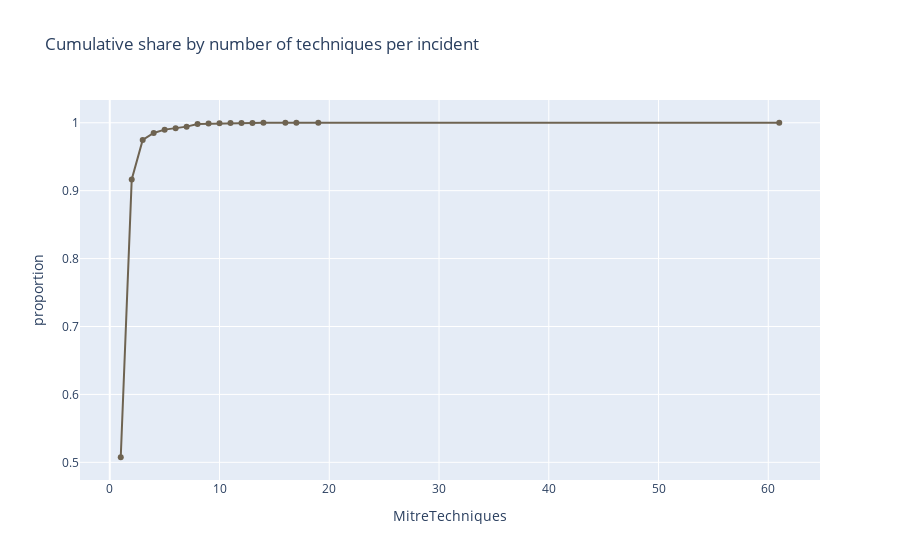

Here is the notebook cell this chart was saved with:
### Code cell
num_tags = s.str.split(';').apply(lambda lst: len(lst) if 'Unknown' not in lst else 0)
num_tags = num_tags[num_tags != 0].value_counts(
  normalize=True).sort_index().cumsum().reset_index()

fig = px.line(num_tags, x='MitreTechniques', 
    y='proportion', markers=True,
    title='Cumulative share by number of techniques per incident')
fig.update_traces(line_color="#6e6351")
fig.show()

### Figure 1 — Plotly figure (JSON) as saved in the notebook; plotly's stock layout.template omitted (floating-point values rounded to 4 significant figures)
{"data": [{"hovertemplate": "MitreTechniques=%{x}<br>proportion=%{y}<extra></extra>", "legendgroup": "", "line": {"color": "#6e6351", "dash": "solid"}, "marker": {"symbol": "circle"}, "mode": "lines+markers", "name": "", "orientation": "v", "showlegend": false, "type": "scatter", "x": [1, 2, 3, 4, 5, 6, 7, 8, 9, 10, 11, 12, 13, 14, 16, 17, 19, 61], "xaxis": "x", "y": [0.5075, 0.9166, 0.9747, 0.985, 0.9899, 0.9918, 0.9943, 0.9983, 0.9988, 0.9993, 0.9997, 0.9998, 0.9998, 0.9999, 0.9999, 0.9999, 0.9999, 1.0], "yaxis": "y"}], "layout": {"legend": {"tracegroupgap": 0}, "title": {"text": "Cumulative share by number of techniques per incident"}, "xaxis": {"anchor": "y", "domain": [0, 1], "title": {"text": "MitreTechniques"}}, "yaxis": {"anchor": "x", "domain": [0, 1], "title": {"text": "proportion"}}}}
